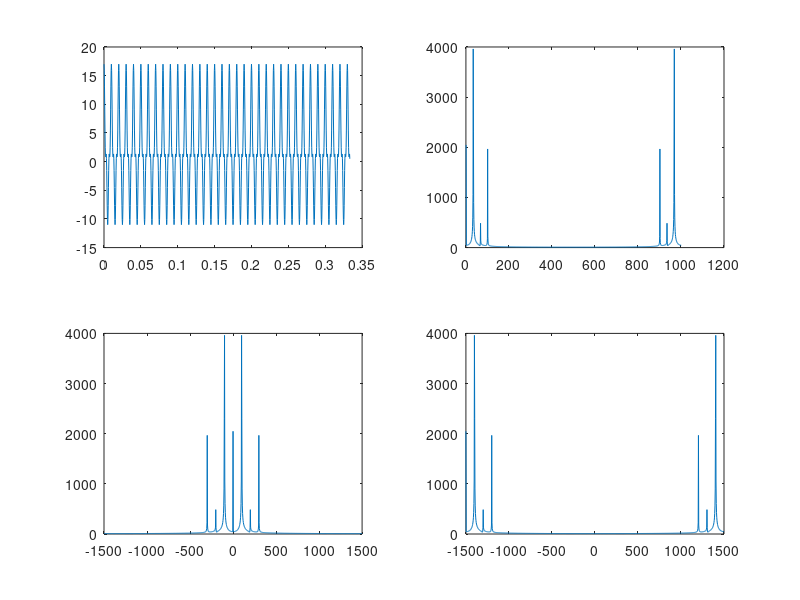

MATLAB code for this plot:
clear all
close all
clc

A1 = 10;
A2 = 1;
A3 = 4;

f1 = 100;
f2 = 200;
f3 = 300;

fa = 3e3;

t = [0:1/fa:100*(1/f3)];
s_t = A1*cos(2*pi*t*f1) + A2*cos(2*pi*t*f2) + A3*cos(2*pi*t*f3) + 2;

P = sum(s_t.^2)/length(s_t)
mean(s_t)


figure(1)
%subplot(qtd linha, coluna, n figura)

% Funcao
subplot(221)
plot(t, s_t)

% Transformada ja normalizada
x_f = fft(s_t);
subplot(222)
plot(abs(x_f))

% Shift
f = [-fa/2:3:fa/2];

x_f_shift = fftshift(x_f);
subplot(223)
plot(f, abs(x_f_shift))

% Janela de amostragem
subplot(224)
plot(f, abs(x_f))


